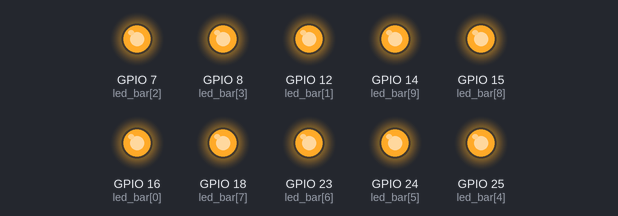
Simulated run of this program. Board: Raspberry Pi (BCM pin numbers). Parts: output pins drawn as LEDs (lit = HIGH). At 13.0 s the program stops and its outputs stay as they are.

Above: at 0.1 s.
At 2.6 s:
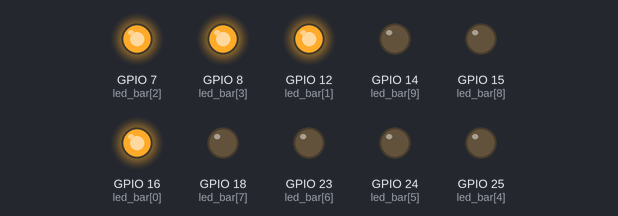
At 5.1 s:
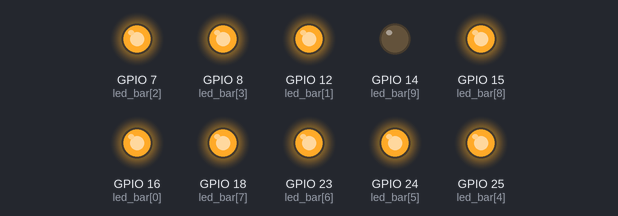
At 11.1 s:
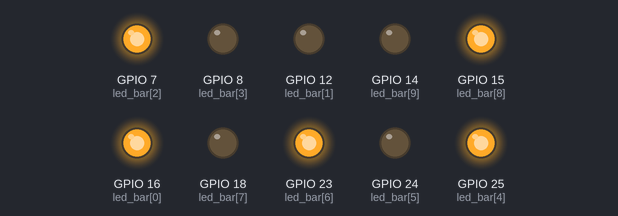
At 12.1 s:
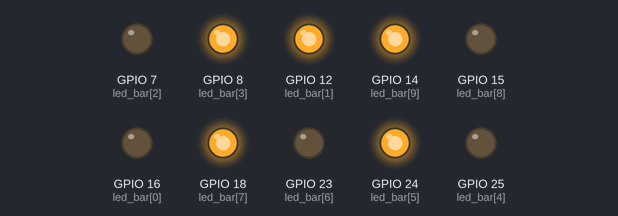
At 13.1 s:
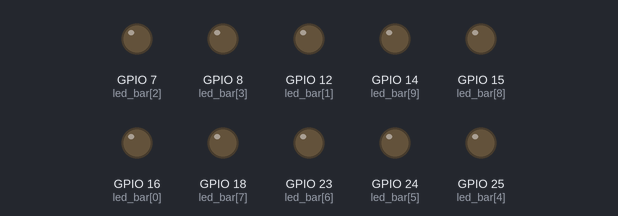
Timing chart, 0 to 14.5 s (numbered marks = the images above):
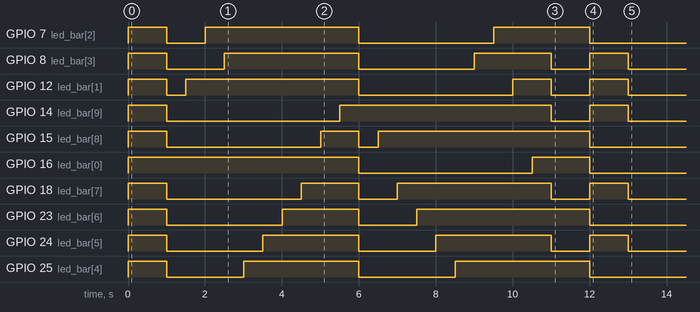

Measured:
- by itself, GPIO 7 (led_bar[2]): goes HIGH 1.0 s, LOW 1.0 s, HIGH 4.0 s, LOW 3.5 s, HIGH 2.5 s, then LOW
- by itself, GPIO 8 (led_bar[3]): LOW → HIGH at 0.00 s, → LOW 1.0 s later, → HIGH 1.5 s later, → LOW 3.5 s later, … (8 changes in this stretch)
- by itself, GPIO 12 (led_bar[1]): LOW → HIGH at 0.00 s, → LOW 1.0 s later, → HIGH 0.50 s later, → LOW 4.5 s later, … (8 changes in this stretch)
- by itself, GPIO 14 (led_bar[9]): goes HIGH 1.0 s, LOW 4.5 s, HIGH 5.5 s, LOW 1.0 s, HIGH 1.0 s, then LOW
- by itself, GPIO 15 (led_bar[8]): goes HIGH 1.0 s, LOW 4.0 s, HIGH 1.0 s, LOW 0.50 s, HIGH 5.5 s, then LOW
- by itself, GPIO 16 (led_bar[0]): LOW → HIGH at 0.00 s, → LOW 6.0 s later, → HIGH 4.5 s later, → LOW 1.5 s later
- by itself, GPIO 18 (led_bar[7]): LOW → HIGH at 0.00 s, → LOW 1.0 s later, → HIGH 3.5 s later, → LOW 1.5 s later, … (8 changes in this stretch)
- by itself, GPIO 23 (led_bar[6]): goes HIGH 1.0 s, LOW 3.0 s, HIGH 2.0 s, LOW 1.5 s, HIGH 4.5 s, then LOW

The program:

led_bar.py
```python
# https://youtu.be/TyiuEfJN-H0

from gpiozero import LEDBarGraph
from time import sleep

led_bar = LEDBarGraph(16, 12, 7, 8, 25, 24, 23, 18, 15, 14)

led_bar.on()
sleep(1)
led_bar.off()

for i in range(1, len(led_bar) + 1):
    led_bar.value = i / len(led_bar)
    sleep(0.5)

for i in range(1, len(led_bar) + 1):
    led_bar.value = -i / len(led_bar)
    sleep(0.5)

led_bar.off()
for idx, led in enumerate(led_bar):
    if idx % 2 == 0:
        led.on()
sleep(1)

led_bar.off()

led_bar.off()
for idx, led in enumerate(led_bar):
    if idx % 2 != 0:
        led.on()
sleep(1)
```
